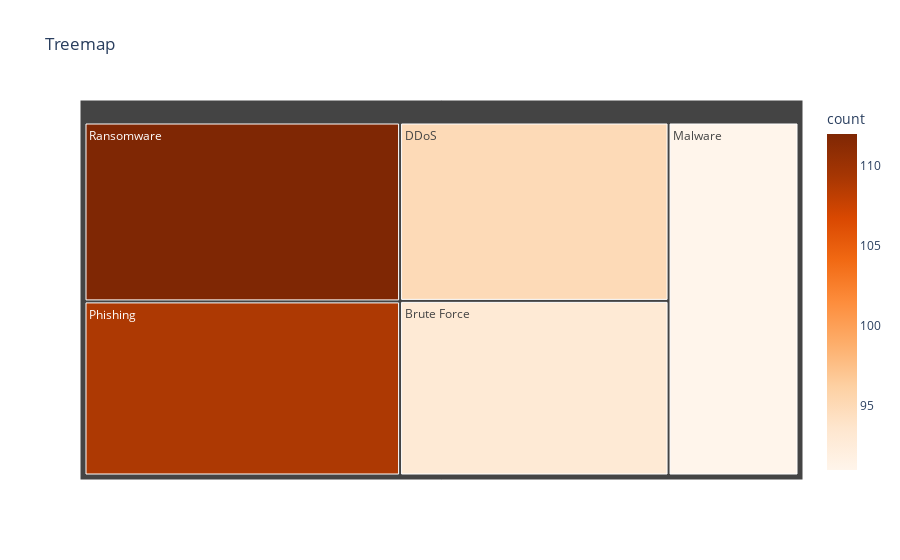

Source (notebook cell):
### Code cell
fig = px.treemap(
    incident_counts,
    path = ['attack_type'],
    values = 'count',
    color='count',
    color_continuous_scale = 'Oranges',
    title='Treemap de Tipos de Ataques en Ciber'
)

fig.show()

### Figure 1 — Plotly figure (JSON) as saved in the notebook; plotly's stock layout.template omitted (floating-point values rounded to 4 significant figures)
{"data": [{"branchvalues": "total", "customdata": [[93], [95], [91], [109], [112]], "domain": {"x": [0, 1], "y": [0, 1]}, "hovertemplate": "labels=%{label}<br>count_sum=%{value}<br>parent=%{parent}<br>id=%{id}<br>count=%{color}<extra></extra>", "ids": ["Brute Force", "DDoS", "Malware", "Phishing", "Ransomware"], "labels": ["Brute Force", "DDoS", "Malware", "Phishing", "Ransomware"], "marker": {"coloraxis": "coloraxis", "colors": [93, 95, 91, 109, 112]}, "name": "", "parents": ["", "", "", "", ""], "type": "treemap", "values": [93, 95, 91, 109, 112]}], "layout": {"coloraxis": {"colorbar": {"title": {"text": "count"}}, "colorscale": [[0, "rgb(255,245,235)"], [0.125, "rgb(254,230,206)"], [0.25, "rgb(253,208,162)"], [0.375, "rgb(253,174,107)"], [0.5, "rgb(253,141,60)"], [0.625, "rgb(241,105,19)"], [0.75, "rgb(217,72,1)"], [0.875, "rgb(166,54,3)"], [1, "rgb(127,39,4)"]]}, "legend": {"tracegroupgap": 0}, "title": {"text": "Treemap"}}}
